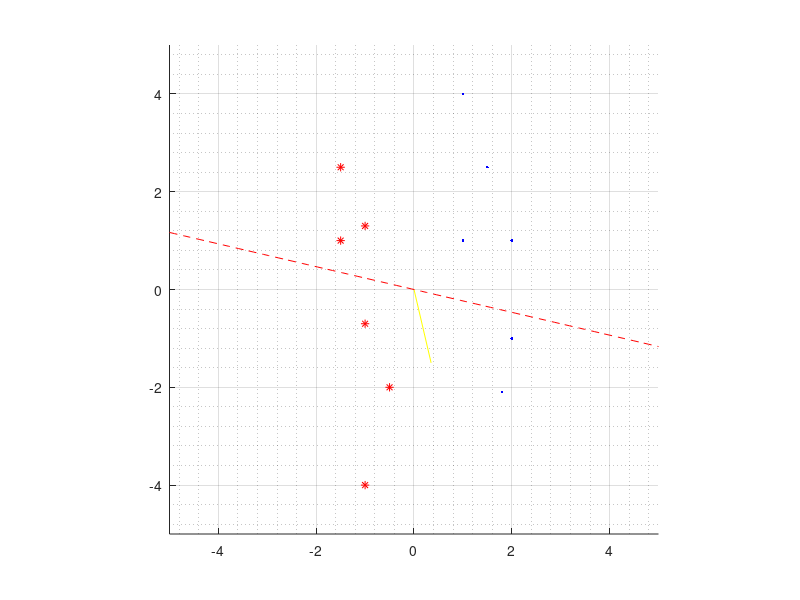

Here is the MATLAB script that generated this plot:
data_set=[
    1.5 2.5 -1;
    -1 -0.7 1;
    -1 -4 1;
    -1 1.3 1;
    -1.5 1 1;
    -1.5 2.5 1;
    -0.5 -2 1;
    1.8 -2.1 -1;
    1 1 -1;
    2 1 -1;
    1 4 -1;
    2 -1 -1;

];
hold on;
axis equal;
axis([-5 5 -5 5]);

grid on;
grid minor;
x=linspace(-5,5);
for i=1:length(data_set)
    if data_set(i,3)==-1
        plot(data_set(i,1),data_set(i,2),'.b');
    else
        plot(data_set(i,1),data_set(i,2),'*r');
    end
end
start_point=[-0.5 0.5];
l=start_point-data_set(1,1:2); 
w_set=[];
f=plot([0 l(1)],[0 l(2)],'-y');
w=[-l(2) l(1)];
h=plot(x,x*w(1)/w(2),'--r');
for i=2:length(data_set)
    w_set=[w_set; w];
    if dot(l,data_set(i,1:2))*data_set(i,3)<0
    %error: the 
        degree=acos(dot(l,data_set(i,1:2))/(sqrt(l*l')+sqrt(data_set(i,1:2)*data_set(i,1:2)')));
       if degree>pi/2
           l=(l+data_set(i,1:2))/2;
       else
           l=(l-data_set(i,1:2))/2;
       end
    end
    pause(0.3);
    delete(h);
    delete(f);
    w=[-l(2) l(1)];
    f=plot([0 w(1)],[0 w(2)],'-y');
    h=plot(x,x*w(1)/w(2),'--r');
end


